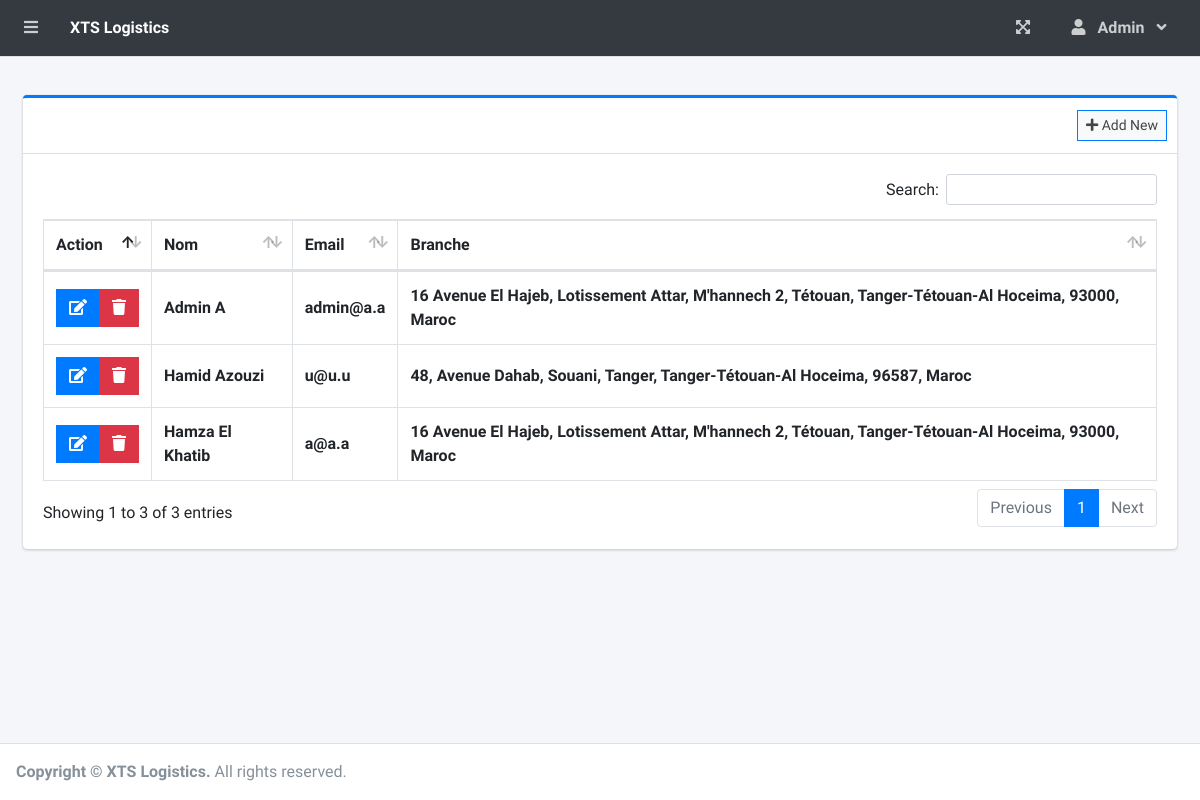
The page /index.php?page=staff_list (signed in) on the database its author committed.
### tables this page shows
CREATE TABLE `users` (
  `id` int(30) NOT NULL,
  `firstname` varchar(200) NOT NULL,
  `lastname` varchar(200) NOT NULL,
  `cin` varchar(200) NOT NULL,
  `email` varchar(200) NOT NULL,
  `password` text NOT NULL,
  `type` tinyint(1) NOT NULL DEFAULT 2 COMMENT '1 = admin, 2 = staff',
  `branch_id` int(30) NOT NULL,
  `date_created` datetime NOT NULL DEFAULT current_timestamp()
);

### staff_list.php (the view, shortened to what this page needs)
<?php include'db_connect.php' ?>
<div class="col-lg-12">
	<div class="card card-outline card-primary">
		<div class="card-header">
			<div class="card-tools">
				<a class="btn btn-block btn-sm btn-default btn-flat border-primary " href="./index.php?page=new_staff"><i class="fa fa-plus"></i> Add New</a>
			</div>
		</div>
		<div class="card-body">
			<table class="table tabe-hover table-bordered" id="list">
				<thead>
					<tr>
                        <th>Action</th>
						<th>Nom</th>
						<th>Email</th>
						<th>Branche</th>
					</tr>
				</thead>
				<tbody>
					<?php
					$qry = $conn->query("SELECT u.*,concat(u.firstname,' ',u.lastname) as name,concat(b.street,', ',b.city,', ',b.state,', ',b.zip_code,', ',b.country) as baddress FROM users u inner join branches b on b.id = u.branch_id order by concat(u.firstname,' ',u.lastname) asc ");
					while($row= $qry->fetch_assoc()):
					?>
					<tr>
                        <td class="text-center">
                            <div class="btn-group">
                                <a href="index.php?page=edit_staff&id=<?php echo $row['id'] ?>" class="btn btn-primary btn-flat ">
                                    <i class="fas fa-edit"></i>
                                </a>
                                <button type="button" class="btn btn-danger btn-flat delete_user" data-id="<?php echo $row['id'] ?>">
                                    <i class="fas fa-trash"></i>
                                </button>
                            </div>
                        </td>
						<td><b><?php echo ucwords($row['name']) ?></b></td>
						<td><b><?php echo ($row['email']) ?></b></td>
						<td><b><?php echo ucwords($row['baddress']) ?></b></td>
					</tr>
				<?php endwhile; ?>
				</tbody>
			</table>
		</div>
	</div>
</div>

### staff_list.php (style rules this page uses)
table td { vertical-align: middle !important; }

### rows shown on the page
users: name "Admin A", email "admin@a.a", baddress "16 Avenue El Hajeb, Lotissement Attar, M'hannech 2, Tétouan, Tanger-Tétouan-Al Hoceima, 93000, Maroc"
users: name "Hamid Azouzi", email "u@u.u", baddress "48, Avenue Dahab, Souani, Tanger, Tanger-Tétouan-Al Hoceima, 96587, Maroc"
users: name "Hamza El Khatib", email "a@a.a", baddress "16 Avenue El Hajeb, Lotissement Attar, M'hannech 2, Tétouan, Tanger-Tétouan-Al Hoceima, 93000, Maroc"

### other values the page prints
$_SESSION['login_firstname'] "Admin"
